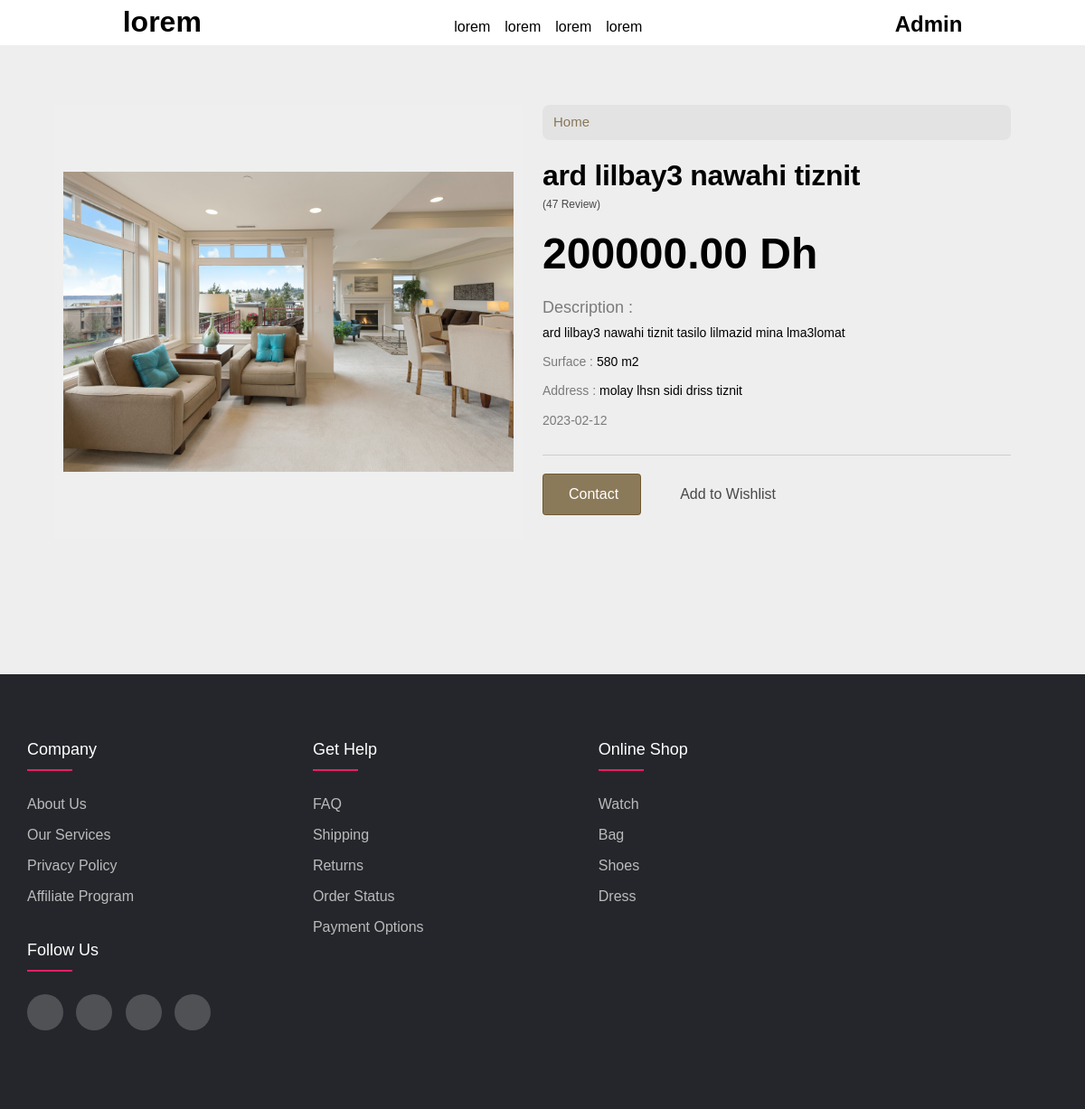
/viewannonce.php?id=59, run on the app's committed database.
### tables this page shows
CREATE TABLE `annonce` (
  `id` int(11) NOT NULL,
  `title` varchar(255) NOT NULL,
  `image_path` varchar(255) NOT NULL,
  `description` varchar(255) NOT NULL,
  `surface` int(11) NOT NULL,
  `address` varchar(255) NOT NULL,
  `amount` decimal(10,2) NOT NULL,
  `date_annonce` date DEFAULT curdate(),
  `type_annonce` enum('rent','vente') NOT NULL
);

### viewAnnonce.php (the view, shortened to what this page needs)
<?php
require "connect.php";
?>
<!DOCTYPE html>
<html lang="en">
<head>
    <link rel="stylesheet" href="style.css">
</head>
<body>
<div id="header" style="background-color:white;color:black;">
        <div>
<h1>lorem</h1>
        </div>
        <div>
            <ul>
                <li>lorem</li>
                <li>lorem</li>
                <li>lorem</li>
                <li>lorem</li>
            </ul>
        </div>
        <div>
           <h2> Admin </h2>
        </div>
    </div>
    <div class="container">
    <?php
if(isset($_GET['id'])){
$annonce_id = mysqli_real_escape_string($conn,$_GET['id']);
$query = "SELECT * FROM annonce WHERE id='$annonce_id' ";
$query_run = mysqli_query($conn,$query);
if(mysqli_num_rows($query_run)){
$annonce = mysqli_fetch_array($query_run);
?>
        <div class="single-product">
            <div class="row">
                <div class="col-6">
                    <div class="product-image">
                        <div class="product-image-main">
                            <img src="<?= $annonce['image_path']; ?>" alt="" id="product-main-image">
                        </div>
                    </div>
                </div>
                <div class="col-6">
                    <div class="breadcrumb">
                        <span><a href="index.php">Home</a></span>
                    </div>
                    <div class="product">
                        <div class="product-title">
                            <h2><?= $annonce['title']; ?></h2>
                        </div>
                        <div class="product-rating">
                            <span class="review">(47 Review)</span>
                        </div>
                        <div class="product-price">
                            <span class="offer-price"><?= $annonce['amount']; ?> Dh</span>
                        </div>
                        <div class="product-details">
                            <h3><span>Description :</span></h3>
                            <p class="desc"><?= $annonce['description']; ?></p>
                            <p><span>Surface : </span><?= $annonce['surface'];?> m2</p>
                            <p class="desc"><span>Address :</span> <?= $annonce['address']; ?></p>
                            <p><span><?= $annonce['date_annonce'];?></span></p>
                        </div>
                        <span class="divider"></span>
                        <div class="product-btn-group">
                            <div class="button buy-now"><i class='bx bxs-zap' ></i> Contact</div>
                            <div class="button heart"><i class='bx bxs-heart' ></i> Add to Wishlist</div>
                        </div>
                    </div>
                </div>
            </div>
        </div>
        <?php
}else{
echo "<h2>Not Found !</h2>";
}
}
?>
    </div>
    <footer class="footer">
     <div class="containerr">
      <div class="row">
        <div class="footer-col">
          <h4>company</h4>
          <ul>
            <li><a href="#">about us</a></li>
            <li><a href="#">our services</a></li>
            <li><a href="#">privacy policy</a></li>
            <li><a href="#">affiliate program</a></li>
          </ul>
        </div>
        <div class="footer-col">
          <h4>get help</h4>
          <ul>
            <li><a href="#">FAQ</a></li>
            <li><a href="#">shipping</a></li>
            <li><a href="#">returns</a></li>
            <li><a href="#">order status</a></li>
            <li><a href="#">payment options</a></li>
          </ul>
        </div>
        <div class="footer-col">
          <h4>online shop</h4>
          <ul>
            <li><a href="#">watch</a></li>
            <li><a href="#">bag</a></li>
            <li><a href="#">shoes</a></li>
            <li><a href="#">dress</a></li>
          </ul>
        </div>
        <div class="footer-col">
          <h4>follow us</h4>
          <div class="social-links">
            <a href="#"><i class="fab fa-facebook-f"></i></a>
            <a href="#"><i class="fab fa-twitter"></i></a>
            <a href="#"><i class="fab fa-instagram"></i></a>
            <a href="#"><i class="fab fa-linkedin-in"></i></a>
          </div>
        </div>
      </div>
     </div>
  </footer>
</body>
</html>

### style.css (style rules this page uses)
* { margin: 0; padding:0; box-sizing: border-box; }
body { font-family: 'Nunito Sans', sans-serif; scroll-behavior: smooth; background-color: #eee; }
#header { display:flex; justify-content:space-around; align-items: baseline; background-color: transparent; position: fixed; top: 0; left: 0; right: 0; transition: background-color 0.5s ease-in-out; z-index: 999; color: white; }
#header div ul { display:flex; }
#header div li { list-style: none; margin: 8px; }
body { line-height: 1.5; font-family: 'Poppins', sans-serif; }
* { margin:0; padding:0; box-sizing: border-box; }
.containerr { max-width: 1170px; margin:auto; }
.row { display: flex; flex-wrap: wrap; gap:2%; }
ul { list-style: none; }
.footer { background-color: #24262b; padding: 70px 0; margin-top:70px; }
.footer-col { width: 25%; padding: 0 15px; }
.footer-col h4 { font-size: 18px; color: #ffffff; text-transform: capitalize; margin-bottom: 35px; font-weight: 500; position: relative; }
.footer-col h4::before { content: ''; position: absolute; left:0; bottom: -10px; background-color: #e91e63; height: 2px; box-sizing: border-box; width: 50px; }
.footer-col ul li:not(:last-child) { margin-bottom: 10px; }
.footer-col ul li a { font-size: 16px; text-transform: capitalize; color: #ffffff; text-decoration: none; font-weight: 300; color: #bbbbbb; display: block; transition: all 0.3s ease; }
.footer-col .social-links a { display: inline-block; height: 40px; width: 40px; background-color: rgba(255,255,255,0.2); margin:0 10px 10px 0; text-align: center; line-height: 40px; border-radius: 50%; color: #ffffff; transition: all 0.5s ease; }
:root { --primary-color: #644c20b6; --accent-color: #644c20b6; --grey:#484848; --bg-grey: #efefef; --shadow: #949494; }
.container { display: flex; position: relative; align-items: center; justify-content: center; height: 80vh; margin-top:3%; }
.col-6 { width: 48%; }
.single-product { width: 1080px; position: relative; }
.single-product .breadcrumb { background: #48484810; padding: 8px 4px; border-radius: 8px; font-size: 15px; }
.breadcrumb span { display: inline-flex; flex-direction: row; gap: 8px; margin-left: 8px; }
.breadcrumb span a { text-decoration: none; color: var(--primary-color); }
.single-product .product-image { width: 100%; }
.product-image .product-image-main { position: relative; display: block; height: 480px; background: var(--bg-grey); padding: 10px; }
.product-image-main img { display: block; width: 100%; height: 100%; object-fit: contain; }
.product-title { margin-top: 20px; }
.product-title h2 { font-size: 32px; line-height: 2.4rem; font-weight: 700; letter-spacing: -0.02rem; }
.product-rating { display: flex; margin-top: 4px; margin-bottom: 10px; align-items: center; }
.product-rating .review { color: var(--grey); font-size: 12px; font-weight: 500; }
.product-price { display: flex; position: relative; margin: 10px 0; align-items: center; }
.product-price .offer-price { font-size: 48px; font-weight: 700; }
.product-details { margin: 10px 0; }
.product-details h3 { font-size: 18px; font-weight: 500; }
.product-details p { margin: 5px 0; font-size: 14px; line-height: 2.2rem; }
.desc { line-height: 1.2rem !important; }
.product-details span { color:rgba(0, 0, 0, 0.486); }
.divider { display: block; height: 1px; width: 100%; background: #48484830; margin: 20px 0; }
.product-btn-group { display: flex; gap: 15px; }
.product-btn-group .button { display: flex; align-items: center; justify-content: center; gap: 4px; padding: 10px 24px; font-size: 16px; font-weight: 500; }
.product-btn-group .buy-now { background-color: var(--accent-color); color: #fff; border: 1px solid var(--accent-color); border-radius: 4px; cursor: pointer; }
.product-btn-group .heart { color: var(--grey); cursor: pointer; }

### data on the page
annonce: image_path (picture), title "ard lilbay3 nawahi tiznit", amount "200000.00", description "ard lilbay3 nawahi tiznit tasilo lilmazid mina lma3lomat", surface "580", address "molay lhsn sidi driss tiznit", date_annonce "2023-02-12"
